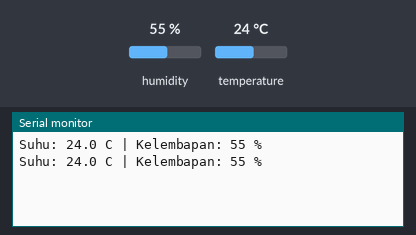
The sketch below on a simulated ESP32. On the bench: the last lines printed to the serial monitor. The inputs (shaded band) are chosen by the test bench; at power-on: humidity 55 %, temperature 24 °C.

Above: at 2.8 s.
2.9 s: humidity set to 22 %
At 4.7 s:
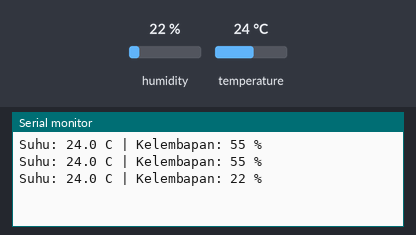
5.6 s: temperature set to 12 °C
At 6.4 s:
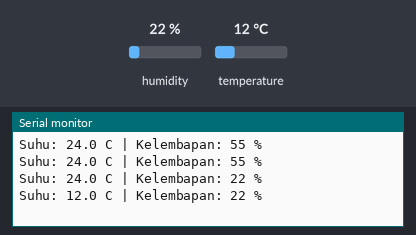
8.3 s: humidity set to 40 %
At 11.1 s:
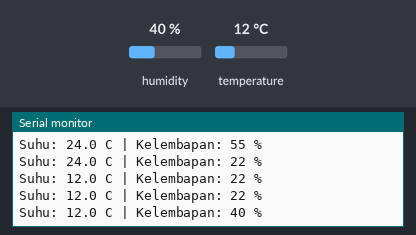
Timing chart, 0 to 12.6 s (numbered marks = the images above; inputs shaded):
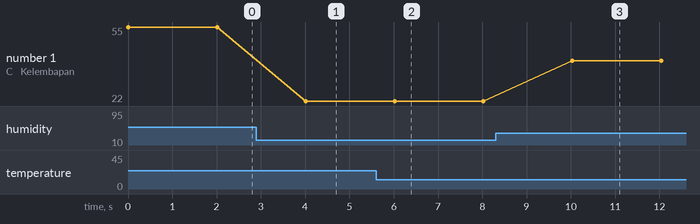

Measured:
- after the input at 2.9 s, the serial monitor: prints a new line after 1.1 s (image 1)
- after the input at 5.6 s, the serial monitor: prints a new line after 0.42 s (image 2)
- after the input at 8.3 s, the serial monitor: prints a new line after 1.7 s (image 3)
- plotted number 1: 55 → 22 after the input at 2.9 s, 22 → 40 after the input at 8.3 s

The sketch:

langkah1_sensor.ino
```cpp
// RR – AI dan IoT Projek | Dari Sensor ke IoT – Langkah 1/3
// ESP32 + DHT22: alat pendeteksi suhu (hasil dilihat di Serial Monitor)
// Wiring DHT22: DATA > GPIO4, VCC > 3V3, GND > GND

#include <DHT.h>

#define DHTPIN 4
#define DHTTYPE DHT22
DHT dht(DHTPIN, DHTTYPE);

void setup() {
  Serial.begin(115200);
  dht.begin();
}

void loop() {
  float suhu = dht.readTemperature();
  float lembab = dht.readHumidity();

  if (isnan(suhu) || isnan(lembab)) {
    Serial.println("Gagal membaca DHT22, cek kabel!");
  } else {
    Serial.print("Suhu: ");
    Serial.print(suhu, 1);
    Serial.print(" C | Kelembapan: ");
    Serial.print(lembab, 0);
    Serial.println(" %");
  }
  delay(2000);  // DHT22 dibaca paling cepat tiap 2 detik
}
```
